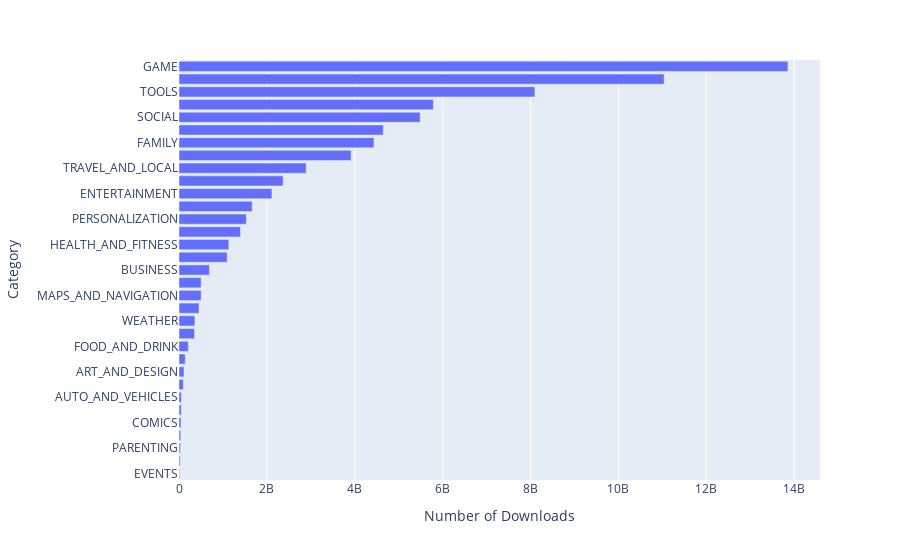

Notebook code cell kept with this figure:
### Markdown cell above
### Horizontal Bar Chart - Most Popular Categories (Highest Downloads)

### Code cell
h_bar = px.bar(categorie_installs.sort_values(by='Installs',ascending=True),
    x='Installs',
    
    orientation='h')
h_bar.update_layout(
                    xaxis_title = 'Number of Downloads',
                    yaxis_title = 'Category'
)
h_bar.show()

### Figure 1 — Plotly figure (JSON) as saved in the notebook; plotly's stock layout.template omitted (floating-point values rounded to 4 significant figures)
{"data": [{"alignmentgroup": "True", "hovertemplate": "Installs=%{x}<br>Category=%{y}<extra></extra>", "legendgroup": "", "marker": {"color": "#636efa", "pattern": {"shape": ""}}, "name": "", "offsetgroup": "", "orientation": "h", "showlegend": false, "textposition": "auto", "type": "bar", "x": [15949410, 26916200, 31116110, 39162676, 44931100, 52083000, 53129800, 97082000, 114233100, 140912410, 211677750, 352852000, 361096500, 455249400, 503267560, 503611120, 692018120, 1096431465, 1134006220, 1400331540, 1532352930, 1665791655, 2113660000, 2369110650, 2894859300, 3916897200, 4437554490, 4649143130, 5487841475, 5788070180, 8099724500, 11039241530, 13858762717], "xaxis": "x", "y": ["EVENTS", "BEAUTY", "PARENTING", "MEDICAL", "COMICS", "LIBRARIES_AND_DEMO", "AUTO_AND_VEHICLES", "HOUSE_AND_HOME", "ART_AND_DESIGN", "DATING", "FOOD_AND_DRINK", "EDUCATION", "WEATHER", "FINANCE", "MAPS_AND_NAVIGATION", "LIFESTYLE", "BUSINESS", "SPORTS", "HEALTH_AND_FITNESS", "SHOPPING", "PERSONALIZATION", "BOOKS_AND_REFERENCE", "ENTERTAINMENT", "NEWS_AND_MAGAZINES", "TRAVEL_AND_LOCAL", "VIDEO_PLAYERS", "FAMILY", "PHOTOGRAPHY", "SOCIAL", "PRODUCTIVITY", "TOOLS", "COMMUNICATION", "GAME"], "yaxis": "y"}], "layout": {"barmode": "relative", "legend": {"tracegroupgap": 0}, "margin": {"t": 60}, "xaxis": {"anchor": "y", "domain": [0, 1], "title": {"text": "Number of Downloads"}}, "yaxis": {"anchor": "x", "domain": [0, 1], "title": {"text": "Category"}}}}
